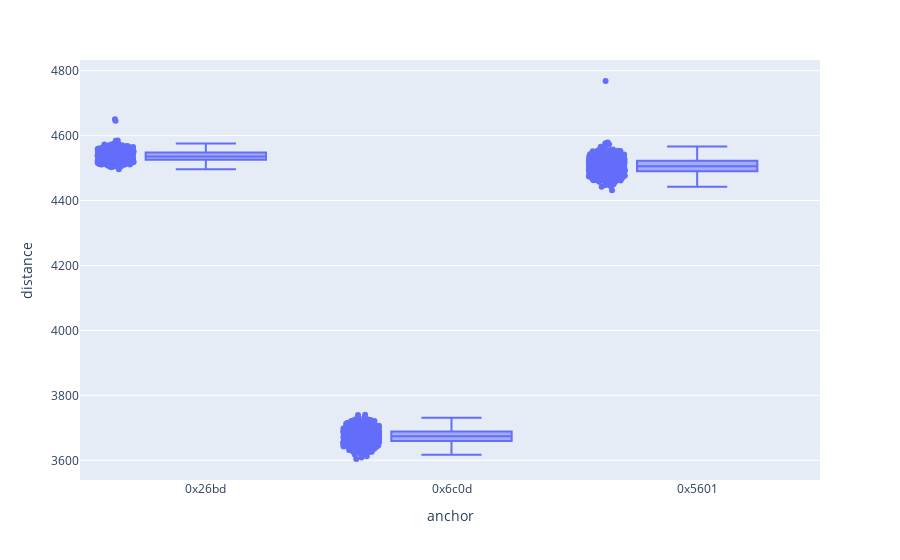

The notebook cell this image was saved under:
### Code cell
import pandas as pd
import plotly.express as px

data = pd.read_csv("/home/piotr/Documents/mgr/uwb-rs/data-processing/data/2023-05-17-20:51:29.418430P4.csv")
fig = px.box(data, x="anchor", y="distance", points="all")
fig.show()

### Figure 1 — Plotly figure (JSON) as saved in the notebook; plotly's stock layout.template omitted (floating-point values rounded to 4 significant figures; data arrays with more than 128 entries replaced by an {"elided": "..."} marker saying what was removed)
{"data": [{"alignmentgroup": "True", "boxpoints": "all", "hovertemplate": "anchor=%{x}<br>distance=%{y}<extra></extra>", "legendgroup": "", "marker": {"color": "#636efa"}, "name": "", "notched": false, "offsetgroup": "", "orientation": "v", "showlegend": false, "type": "box", "x": {"elided": "1810 str values"}, "x0": " ", "xaxis": "x", "y": {"elided": "1810 float values"}, "y0": " ", "yaxis": "y"}], "layout": {"boxmode": "group", "legend": {"tracegroupgap": 0}, "margin": {"t": 60}, "xaxis": {"anchor": "y", "domain": [0, 1], "title": {"text": "anchor"}}, "yaxis": {"anchor": "x", "domain": [0, 1], "title": {"text": "distance"}}}}
